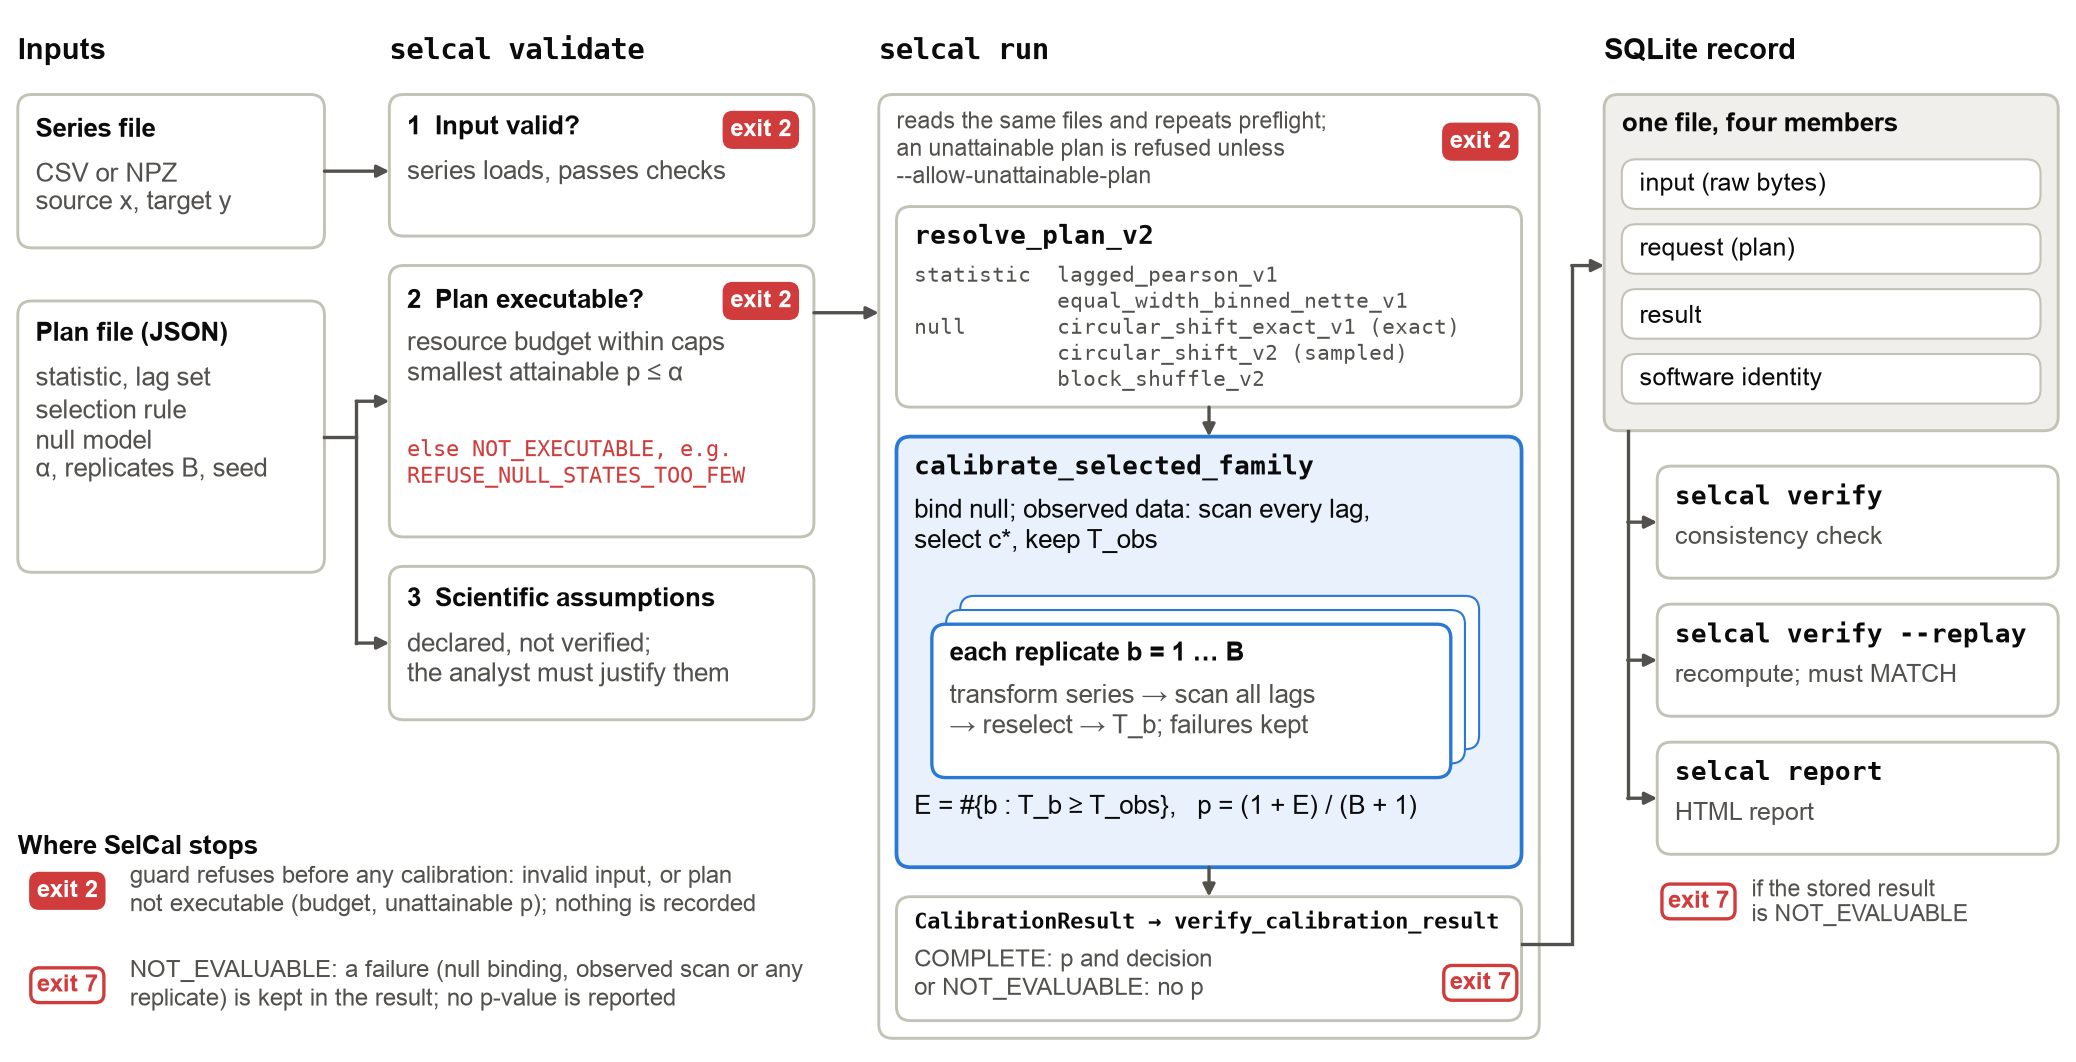

Write Python code to recreate this figure.
"""Fig. 1: SelCal architecture and data flow (schematic, no data).

Names follow the code: CLI commands in src/selcal/cli.py; validate_files / preflight /
attainability / run_files / verify_record / report_record in workflow.py; resolve_plan_v2
in resolution_v2.py; calibrate_selected_family in calibration_v2.py;
verify_calibration_result in contracts_v2.py; SQLite record in workflow_store.py.
Exit codes: 2 = invalid request or plan not executable (validate) / unattainable plan
refused (run); 7 = NOT_EVALUABLE result (run, verify, report).
Run: <python> docs/manuscript/figures/fig1_architecture.py
"""
import matplotlib.pyplot as plt
from matplotlib.patches import FancyArrowPatch, FancyBboxPatch

import _style as S

W, H = 17.5, 8.9  # cm; axes in cm units
BLUE = S.METHODS["C0"]["color"]
BLUE_TINT = "#e8f1fc"
CRIT = "#d03b3b"  # dataviz status "critical"; always paired with an exit-code label


def box(ax, x, y, w, h, *, fc="white", ec=S.AXIS, lw=0.7, r=0.12, z=1):
    ax.add_patch(FancyBboxPatch((x, y), w, h, boxstyle=f"round,pad=0,rounding_size={r}",
                                fc=fc, ec=ec, lw=lw, zorder=z))


def txt(ax, x, y, s, *, size=6.2, color=S.INK, ha="left", va="top", mono=False, bold=False, z=5, **kw):
    ax.text(x, y, s, fontsize=size, color=color, ha=ha, va=va, zorder=z,
            fontweight="bold" if bold else "normal", linespacing=1.25,
            **({"fontfamily": "monospace"} if mono else {}), **kw)


def arrow(ax, p0, p1, *, color=S.INK2, lw=0.8, ls="-", z=3, rad=0.0):
    ax.add_patch(FancyArrowPatch(p0, p1, arrowstyle="-|>", mutation_scale=6, color=color, lw=lw,
                                 ls=ls, zorder=z, shrinkA=0, shrinkB=0,
                                 connectionstyle=f"arc3,rad={rad}"))


def badge(ax, x, y, label, *, filled):
    """Exit-code badge: filled = guard refusal (exit 2); outlined = NOT_EVALUABLE (exit 7)."""
    ax.text(x, y, label, fontsize=5.8, ha="center", va="center", zorder=7, fontweight="bold",
            color="white" if filled else CRIT,
            bbox=dict(boxstyle="round,pad=0.25,rounding_size=0.35",
                      fc=CRIT if filled else "white", ec=CRIT, lw=0.8))


def stage_header(ax, x, y, title, *, mono=True):
    txt(ax, x, y, title, size=7, bold=True, mono=mono, va="baseline")


def elbow(ax, pts, *, color=S.INK2, lw=0.8):
    """Orthogonal connector through pts; arrowhead on the last segment."""
    xs, ys = zip(*pts[:-1])
    ax.plot(xs, ys, color=color, lw=lw, zorder=3, solid_joinstyle="miter")
    arrow(ax, pts[-2], pts[-1], color=color, lw=lw)


def main():
    S.setup()
    fig = plt.figure(figsize=(W * S.CM, H * S.CM))
    ax = fig.add_axes([0, 0, 1, 1])
    ax.set_xlim(0, W)
    ax.set_ylim(0, H)
    ax.axis("off")
    hy, top = H - 0.45, H - 0.75  # header baseline, content top

    # ------------------------------------------------------------------ A: inputs
    ax0, aw = 0.1, 2.6
    stage_header(ax, ax0, hy, "Inputs", mono=False)
    box(ax, ax0, top - 1.3, aw, 1.3)
    txt(ax, ax0 + 0.15, top - 0.15, "Series file", bold=True)
    txt(ax, ax0 + 0.15, top - 0.53, "CSV or NPZ\nsource x, target y", color=S.INK2)
    p_top = top - 1.75
    box(ax, ax0, p_top - 2.3, aw, 2.3)
    txt(ax, ax0 + 0.15, p_top - 0.15, "Plan file (JSON)", bold=True)
    txt(ax, ax0 + 0.15, p_top - 0.53, "statistic, lag set\nselection rule\nnull model\nα, replicates B, seed",
        color=S.INK2)

    # ------------------------------------------------------ B: validate (preflight)
    bx, bw = 3.25, 3.6
    stage_header(ax, bx, hy, "selcal validate")
    rows = [  # (title, body, top, height)
        ("1  Input valid?", "series loads, passes checks", top, 1.2),
        ("2  Plan executable?", "resource budget within caps\nsmallest attainable p ≤ α", top - 1.45, 2.3),
        ("3  Scientific assumptions", "declared, not verified;\nthe analyst must justify them", top - 4.0, 1.3),
    ]
    for title, body, y_top, h in rows:
        box(ax, bx, y_top - h, bw, h)
        txt(ax, bx + 0.15, y_top - 0.15, title, bold=True)
        txt(ax, bx + 0.15, y_top - 0.53, body, color=S.INK2)
    badge(ax, bx + bw - 0.45, rows[0][2] - 0.3, "exit 2", filled=True)
    badge(ax, bx + bw - 0.45, rows[1][2] - 0.3, "exit 2", filled=True)
    txt(ax, bx + 0.15, rows[1][2] - 1.45, "else NOT_EXECUTABLE, e.g.\nREFUSE_NULL_STATES_TOO_FEW",
        size=5.2, color=CRIT, mono=True)
    arrow(ax, (ax0 + aw, top - 0.65), (bx, top - 0.65))
    elbow(ax, [(ax0 + aw, p_top - 1.15), (ax0 + aw + 0.27, p_top - 1.15),
               (ax0 + aw + 0.27, rows[1][2] - 1.15), (bx, rows[1][2] - 1.15)])
    elbow(ax, [(ax0 + aw + 0.27, p_top - 1.15), (ax0 + aw + 0.27, rows[2][2] - 0.65),
               (bx, rows[2][2] - 0.65)])

    # key for the exit-code badges (bottom left)
    ky = 1.45
    txt(ax, ax0, ky + 0.45, "Where SelCal stops", bold=True)
    badge(ax, ax0 + 0.42, ky - 0.05, "exit 2", filled=True)
    txt(ax, ax0 + 0.95, ky - 0.05, "guard refuses before any calibration: invalid input, or plan\n"
        "not executable (budget, unattainable p); nothing is recorded", va="center", color=S.INK2, size=5.8)
    badge(ax, ax0 + 0.42, ky - 0.85, "exit 7", filled=False)
    txt(ax, ax0 + 0.95, ky - 0.85, "NOT_EVALUABLE: a failure (null binding, observed scan or any\n"
        "replicate) is kept in the result; no p-value is reported", va="center", color=S.INK2, size=5.8)

    # ---------------------------------------------------------------------- C: run
    cx, cw = 7.4, 5.6
    ix, iw = cx + 0.15, cw - 0.3
    stage_header(ax, cx, hy, "selcal run")
    box(ax, cx, 0.15, cw, top - 0.15)
    txt(ax, ix, top - 0.12, "reads the same files and repeats preflight;\n"
        "an unattainable plan is refused unless\n--allow-unattainable-plan", size=5.6, color=S.INK2)
    badge(ax, cx + cw - 0.5, top - 0.4, "exit 2", filled=True)
    arrow(ax, (bx + bw, rows[1][2] - 0.4), (cx, rows[1][2] - 0.4))

    r_top = top - 0.95
    box(ax, ix, r_top - 1.7, iw, 1.7)
    txt(ax, ix + 0.15, r_top - 0.12, "resolve_plan_v2", mono=True, bold=True)
    txt(ax, ix + 0.15, r_top - 0.48,
        "statistic  lagged_pearson_v1\n"
        "           equal_width_binned_nette_v1\n"
        "null       circular_shift_exact_v1 (exact)\n"
        "           circular_shift_v2 (sampled)\n"
        "           block_shuffle_v2", size=5.0, mono=True, color=S.INK2)

    c_top = r_top - 1.95
    c_bot = 1.6
    arrow(ax, (cx + cw / 2, r_top - 1.7), (cx + cw / 2, c_top))
    box(ax, ix, c_bot, iw, c_top - c_bot, fc=BLUE_TINT, ec=BLUE, lw=0.9)
    txt(ax, ix + 0.15, c_top - 0.12, "calibrate_selected_family", mono=True, bold=True)
    txt(ax, ix + 0.15, c_top - 0.5, "bind null; observed data: scan every lag,\nselect c*, keep T_obs")
    rx, rw, rh = ix + 0.3, iw - 0.9, 1.3
    ry = c_top - 1.35 - 0.24 - rh
    for k in (2, 1):
        box(ax, rx + 0.12 * k, ry + 0.12 * k, rw, rh, fc="white", ec=BLUE, lw=0.5, z=2)
    box(ax, rx, ry, rw, rh, fc="white", ec=BLUE, lw=0.8, z=3)
    txt(ax, rx + 0.15, ry + rh - 0.12, "each replicate b = 1 … B", bold=True, z=6)
    txt(ax, rx + 0.15, ry + rh - 0.48, "transform series → scan all lags\n→ reselect → T_b; failures kept",
        color=S.INK2, z=6)
    txt(ax, ix + 0.15, ry - 0.12, "E = #{b : T_b ≥ T_obs},   p = (1 + E) / (B + 1)")

    res_top = c_bot - 0.25
    arrow(ax, (cx + cw / 2, c_bot), (cx + cw / 2, res_top))
    box(ax, ix, 0.3, iw, res_top - 0.3)
    txt(ax, ix + 0.15, res_top - 0.1, "CalibrationResult → verify_calibration_result", mono=True,
        bold=True, size=5.2)
    txt(ax, ix + 0.15, res_top - 0.42, "COMPLETE: p and decision\nor NOT_EVALUABLE: no p",
        color=S.INK2, size=5.8)
    badge(ax, cx + cw - 0.5, 0.62, "exit 7", filled=False)

    # ------------------------------------------------------------- D: record, checks
    dx, dw = 13.55, 3.85
    stage_header(ax, dx, hy, "SQLite record", mono=False)
    rec_bot = top - 2.85
    box(ax, dx, rec_bot, dw, 2.85, fc=S.REFUSED_FILL)
    txt(ax, dx + 0.15, top - 0.12, "one file, four members", bold=True)
    for i, m in enumerate(["input (raw bytes)", "request (plan)", "result", "software identity"]):
        yy = top - 0.55 - i * 0.55
        box(ax, dx + 0.15, yy - 0.42, dw - 0.3, 0.42, fc="white", lw=0.5)
        txt(ax, dx + 0.3, yy - 0.21, m, va="center", size=6)
    gx = (cx + cw + dx) / 2
    elbow(ax, [(ix + iw, 0.95), (gx, 0.95), (gx, rec_bot + 1.4), (dx, rec_bot + 1.4)])

    outs = [
        ("selcal verify", "consistency check"),
        ("selcal verify --replay", "recompute; must MATCH"),
        ("selcal report", "HTML report"),
    ]
    vx, ox, ow, oh = dx + 0.2, dx + 0.45, dw - 0.45, 0.95
    o_top = rec_bot - 0.3
    mids = []
    for i, (cmd, body) in enumerate(outs):
        y0 = o_top - i * (oh + 0.22)
        box(ax, ox, y0 - oh, ow, oh)
        txt(ax, ox + 0.15, y0 - 0.12, cmd, mono=True, bold=True)
        txt(ax, ox + 0.15, y0 - 0.48, body, color=S.INK2, size=6)
        mids.append(y0 - oh / 2)
    ax.plot([vx, vx], [rec_bot, mids[-1]], color=S.INK2, lw=0.8, zorder=3)
    for m in mids:
        arrow(ax, (vx, m), (ox, m))
    y_note = mids[-1] - oh / 2 - 0.4
    badge(ax, ox + 0.35, y_note, "exit 7", filled=False)
    txt(ax, ox + 0.8, y_note, "if the stored result\nis NOT_EVALUABLE", size=5.6, color=S.INK2, va="center")

    S.save(fig, "fig1_architecture")


if __name__ == "__main__":
    main()
